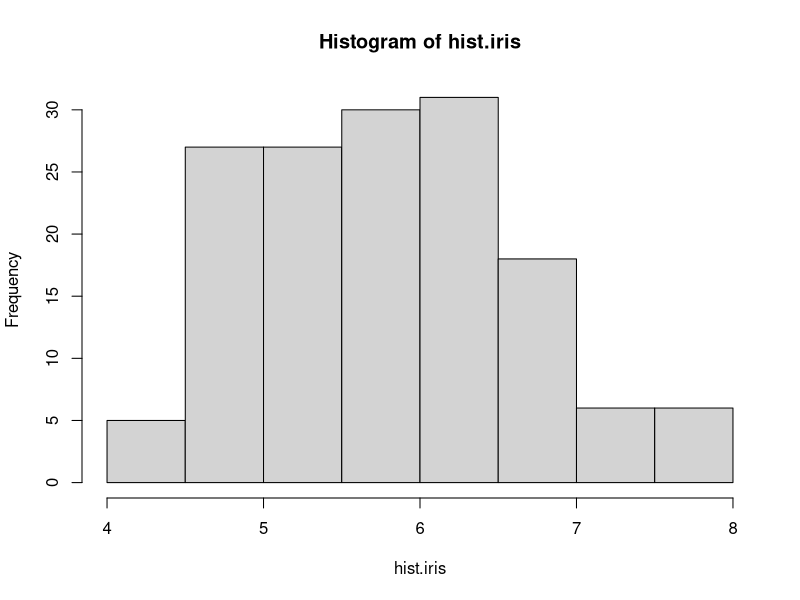

The R script that drew this image:
## ---- chunk 1
knitr::opts_chunk$set(echo = TRUE)
knitr::opts_chunk$set(comment = NA)
## ---- chunk 2
x<- c(0.5, 0.6) #Como si c significara concatenar
print(x)
## ---- chunk 3
names(x)<-c("Food","Bar")
x
## ---- chunk 4
x<-vector("numeric", length=10)
x
## ---- chunk 5
class(x)
## ---- chunk 6
x<-0:6
class(x)
as.numeric(x)
as.character(x)
as.logical(x)
## ---- chunk 7
x<-list(1, "a", TRUE, 1+4i) #Recuerda que los numeros que cambian son los indices de los vectores, tienen dobles corchetes cuadrados
print(x)
## ---- chunk 8
x<-list(a=1,b= "a",c= TRUE,d= 1+4i)
x
## ---- chunk 9
m<- matrix(1:6,nrow=2, ncol=3) # Se construye column wise
print(m)
dim(m)
attributes(m) #Todo lo que se le pueda sacar
m[1,] #Para extraer solo la primera fila

## ---- chunk 10
dimnames(m) <- list(c("fila1","fila2"),c("col1","col2","col3")) #Se usa una listaaa
m
## ---- chunk 11
m<-1:10
dim(m) <- c(2,5) #dos filas, dos columnas
m
## ---- chunk 12
x<-1:3
y<-10:12
cbind(x,y) # Los une por columnas
print("Tambien se puede unir por filas")
rbind(x,y)
## ---- chunk 13
x<-factor(c("yes","no","yes", "no"), levels = c("yes","no")) #Para determinar el orden de los niveles.

x
table(x) #Conteo
class(x)
## ---- chunk 14
x<-data.frame(food=1:4, bar=c(T,T,F,F))
x
nrow(x)
ncol(x)
## ---- chunk 15
colnames(x)[c(1,2)]<-c("Name","Mortality")  
x
## ---- chunk 16
above_10 <- function (x, n=10){
  use <- x>n
  x[use]
  # Se puede especificar default values.
}
above_10(c(1,4,6,8,99))

## ---- chunk 17
x<-list(a=matrix(1:4, 2,2), b=matrix(1:6,3,2))
print(x)
lapply(x, function(elt) elt[,1])
## ---- chunk 18
library(datasets)
data(iris)
iris[1:5,]
lapply(iris,mean)

## ---- chunk 19
x<-matrix(rnorm(200),20,10)
apply(x,2,mean) #dimension 2 is cols. El promedio se hace vertical
apply(x,1,sum)  #Sum through the rows 
## ---- chunk 20
mapply(rep,1:4,4:1)
## ---- chunk 21
x<-c(rnorm(10), runif(10),rnorm(10))
f<-gl(3,10) #Genera los niveles de los factores gl(n,k) n es el numero de niveles y k el numero de replicas
tapply(x,f,mean)
print("Otro ejemplo")
data("mtcars")
mtcars[1:5,]
tapply(mtcars$mpg,mtcars$cyl,mean)
## ---- chunk 22
split(x,f) #siempre devuelve una lista. Se puede usar con otra function
lapply(split(x,f),mean)
## ---- chunk 23
paste(as.character(c(rep(0,times=3-length(1)),1)), collapse ="")
## ---- chunk 24
library(pracma)
strcmpi("Hola","hola") #case insensitive
strcmp("Hola","hola")  #case sensitive
## ---- chunk 25
tolower("HOLA")
## ---- chunk 26
testName <- "HOLA.Como.Estas"
strsplit(testName,"\\.")
## ---- chunk 27
gsub("[[:punct:]]"," ",testName) #removes all puntuaction
gsub("[.]"," ",testName) #tambien se puede [-]
## ---- chunk 28
gsub("[[:punct:]]"," ",testName) #removes all puntuaction
gsub("[.]"," ",testName) #tambien se puede [-]
## ---- chunk 29
condition<-TRUE
if(condition==TRUE) {
  ## do something
  print(TRUE)
} else #else if 
  { print(FALSE)
  ## do something else
}
## ---- chunk 30
for(i in 1:10){
  print(i)
}
## otra forma de escribirlo
for(i in 1:4) print(i)
## Para crear una sequencia
seq(5)
## ---- chunk 31
count<-0
while(count<10) {
  print(count)
  count<-count+1
}
## ---- chunk 32
x <- list(foo=1:4, bar=0.6) #lista
x[1] #Lista
x[[1]]
class(x[2])
class(x[[2]])
x$foo
x[[1]][[2]] #extraer un elemento de la lista
## ---- chunk 33
x<- c(1,2,NA,4,NA,5)
bad <-is.na(x)
x[bad]
x[!bad]
## ---- chunk 34
str(lm)
x<-5
str(x)
library(datasets)
str(airquality)

## ---- chunk 35
str(which)
which(letters == "g")
## ---- chunk 36
str(download.file)
## ---- chunk 37
str(summary)
x<-5
summary(x)
## ---- chunk 38
str(names)
library(datasets)
names(iris)
## ---- chunk 39
str(download.file)
## ---- chunk 40
library(data.table)
DF=data.table(x=rnorm(9), y=rep(c("a","b","c"), each=3),z=rnorm(9))
DF
## ---- chunk 41
DF[2,]
DF[DF$y=="a",];# TAmbien sirve DF[DF$y %in% "a",]
DF[c(2,3)] #Por defecto son filas
DF[,list(mean(x), sum(z))] #Reconoce automaticamente las columnas
DF[,w:=z^2] # Anade una nueva columna
DF
## ---- chunk 42
DF[, m:={tmp<-(x+z); log2(tmp+5)}]; DF
DF[,a:=x>0]; DF
## ---- chunk 43
DF[(DF$x<=0 & DF$y>11),];DF
DF[(DF$x<=0 | DF$y>11),];DF
## ---- chunk 44
sort(DF$x,decreasing = FALSE)
## ---- chunk 45
DF[order(DF$x),]
DF[order(DF$x,DF$y),] #si hay valores de x que son iguales entonces procede al orden por y
## ---- chunk 46
seq(1,10, by=2)
seq(1,10,length=3)
seq(along=c(1,3,8,25,100)) #create a vector with the length of 1,2

## ---- chunk 47
str(rnorm)
str(dnorm)
str(pnorm)
str(rpois)
## ---- chunk 48
str(sample) # con repeat se puede obtener numeros repetidos
set.seed(1)
sample(1:10,4)
## ---- chunk 49
str(hist)
library(datasets)
hist.iris <- as.numeric(iris$Sepal.Length)
hist(hist.iris)

## ---- chunk 50
str(summary)
x<-5
summary(x)
## ---- chunk 51
str(names)
library(datasets)
names(iris)
## ---- chunk 52
library(dplyr)
library(datasets)
## ---- chunk 53
str(select)
## ---- chunk 54
head(select(iris, Sepal.Length:Petal.Length)) 
## ---- chunk 55
head(select(iris, -Sepal.Length))
## ---- chunk 56
str(filter)
## ---- chunk 57
head(filter(iris, Petal.Width>0.2))
## ---- chunk 58
str(arrange)
## ---- chunk 59
head(arrange(iris, Petal.Width)) #se puede usar desc(Petal.Width) para el orden descendiente
tail(arrange(iris, Petal.Width))

## ---- chunk 60
str(rename)
## ---- chunk 61
head(rename(iris, Petal_Width=Petal.Width)) #se puede usar desc(Petal.Width) para el orden descendiente

## ---- chunk 62
str(mutate)
## ---- chunk 63
head(mutate(iris, Petal_std=Petal.Width-mean(Petal.Width))) #se puede usar desc(Petal.Width) para el orden descendiente

## ---- chunk 64
str(group_by)
## ---- chunk 65
group<-group_by(iris, Species) #se puede usar desc(Petal.Width) para el orden descendiente
summarise(group, Petal_meanWidth=mean(Petal.Width), Max_Sepal_length=max(Sepal.Length))
## ---- chunk 66
str(group_by)
## ---- chunk 67
group<-group_by(iris, Species) #se puede usar desc(Petal.Width) para el orden descendiente
summarise(group, Petal_meanWidth=mean(Petal.Width), Max_Sepal_length=max(Sepal.Length))
